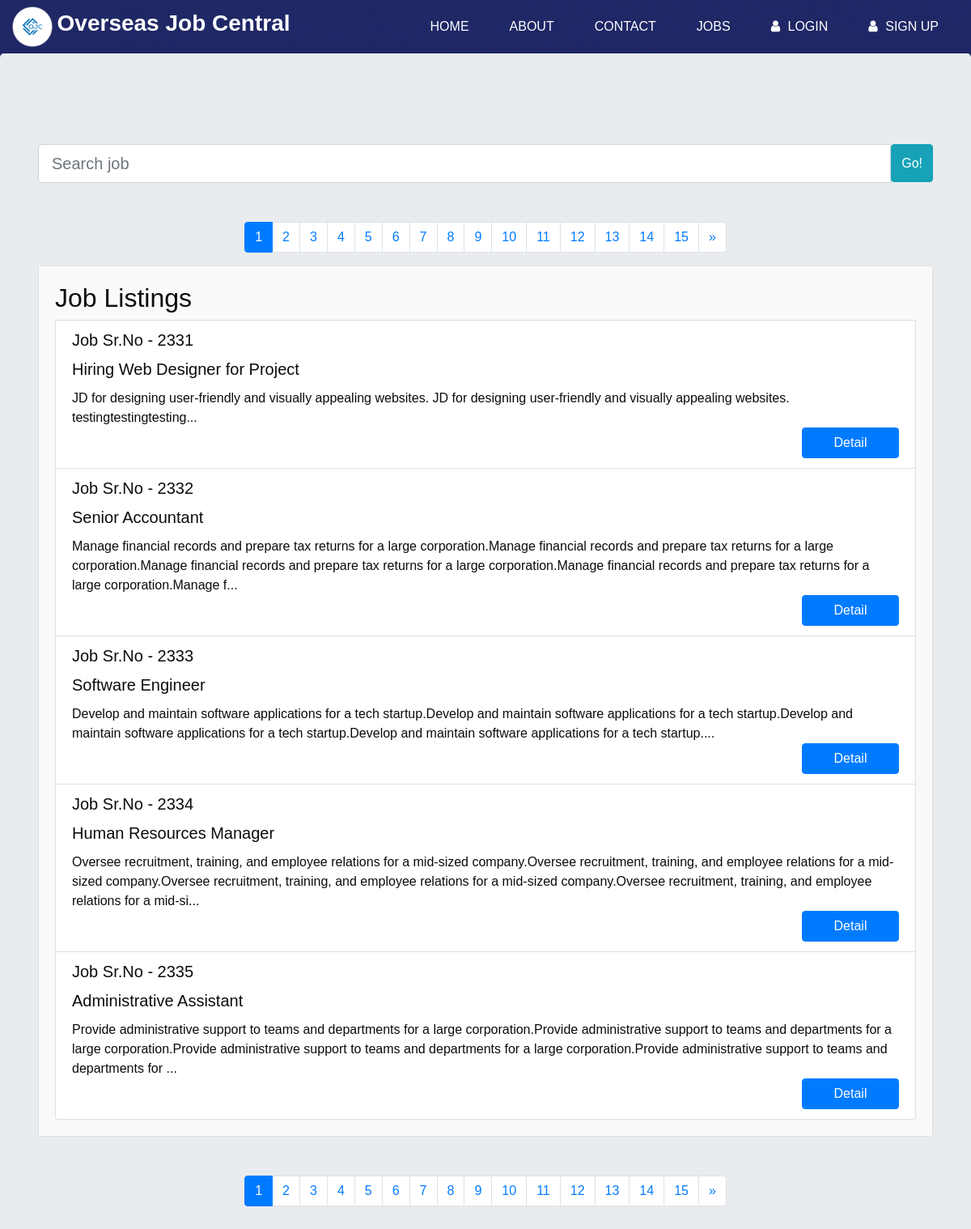
The page /jobs/jobs.php on the database its author committed.
### tables this page shows
CREATE TABLE `jobs` (
  `id` int(11) NOT NULL,
  `job_title` varchar(100) NOT NULL,
  `job_desc` text NOT NULL,
  `responsibilities` text DEFAULT NULL,
  `experience` text DEFAULT NULL,
  `skills` text DEFAULT NULL,
  `requirements` text DEFAULT NULL,
  `salary` varchar(50) DEFAULT NULL,
  `job_location` varchar(100) NOT NULL,
  `employer` varchar(50) NOT NULL,
  `employer_id` int(100) NOT NULL,
  `status` int(10) DEFAULT NULL,
  `created_at` timestamp NOT NULL DEFAULT current_timestamp(),
  `updated_at` timestamp NULL DEFAULT NULL,
  `deleted_at` timestamp NULL DEFAULT NULL
);

### jobs/jobs.php (the view, shortened to what this page needs)
<?php
$db = new Database();
$conn = $db->getConnection();
$limit = 5;
$page = isset($_GET['page']) ? $_GET['page'] : 1;
$offset = ($page - 1) * $limit;
$sql = "SELECT * FROM jobs WHERE status = 2 LIMIT $offset, $limit ";
$results = $conn->query($sql);
?>
<?php include '../components/head.php'; ?>
<body style="  background-image: linear-gradient(to right, #1f2766, #1f2766);">
<?php include '../navbars/nav.php'; ?>
<div class="jumbotron" style="margin-left: 0px;">
<?php include '../components/job_searchbar.php'; ?>
<?php include '../components/pagination.php'; ?>
<section class="container">
  <div class="card">
    <div class="card-body">
      <h2>Job Listings</h2>
      <ul class="list-group">
        <?php if ($results->num_rows > 0): ?>
          <?php while ($result = mysqli_fetch_array($results)): ?>
            <a href="detail.php?id=<?= $result['id']; ?>" class="job-listing-link">
              <li class="list-group-item">
                  <h4 class="card-title">Job Sr.No - 233<?= $result['id']; ?></h4>
                  <h5 class="card-title"><?= $result['job_title']; ?></h5>
                  <p class="card-text"><?= substr($result['job_desc'], 0, 300); ?>...</p>
                  <a href="detail.php?id=<?= $result['id']; ?>" class="btn btn-primary btn-jobs">Detail</a>
              </li>
            </a>
          <?php endwhile; ?>
        <?php else: ?>
          <p>No job listings found.</p>
        <?php endif; ?>
      </ul>
    </div>
  </div>
</section>
<?php include '../components/pagination.php'; ?>
</div>
</body>
</html>

### assets/css/responsive.css (style rules this page uses)
@media (min-width: 1200px) { .container { max-width: 1170px; } }

### assets/css/style.css (style rules this page uses)
body { font-family: 'Poppins', sans-serif; color: #0c0c0c; background-color: #ffffff; overflow-x: hidden; }
a, a:hover, a:focus { text-decoration: none; }
.btn, .btn:focus { outline: none !important; -webkit-box-shadow: none; box-shadow: none; }
.job-listing-link { display: block; width: 100%; height: 100%; text-decoration: none; color: inherit; }
.btn-jobs { width: 120px; float: right; }
.card-title { font-size: 1.25rem; }
.card-body { background-color: #f9f9f9; }
.card { flex: 1; display: flex; flex-direction: column; }
.card-body { flex: 1; overflow-y: auto; }

### rows shown on the page
jobs: id "1", job_title "Hiring Web Designer for Project", job_desc "JD for designing user-friendly and visually appealing websites. JD for designing user-friendly and visually appealing websites. testingtestingtesting"
jobs: id "2", job_title "Senior Accountant", job_desc "Manage financial records and prepare tax returns for a large corporation.Manage financial records and prepare tax returns for a large corporation.Manage financial records and prepare tax returns for a large corporation.Manage financial records and prepare tax returns for a large corporation.Manage f"
jobs: id "3", job_title "Software Engineer", job_desc "Develop and maintain software applications for a tech startup.Develop and maintain software applications for a tech startup.Develop and maintain software applications for a tech startup.Develop and maintain software applications for a tech startup."
jobs: id "4", job_title "Human Resources Manager", job_desc "Oversee recruitment, training, and employee relations for a mid-sized company.Oversee recruitment, training, and employee relations for a mid-sized company.Oversee recruitment, training, and employee relations for a mid-sized company.Oversee recruitment, training, and employee relations for a mid-si"
jobs: id "5", job_title "Administrative Assistant", job_desc "Provide administrative support to teams and departments for a large corporation.Provide administrative support to teams and departments for a large corporation.Provide administrative support to teams and departments for a large corporation.Provide administrative support to teams and departments for"
